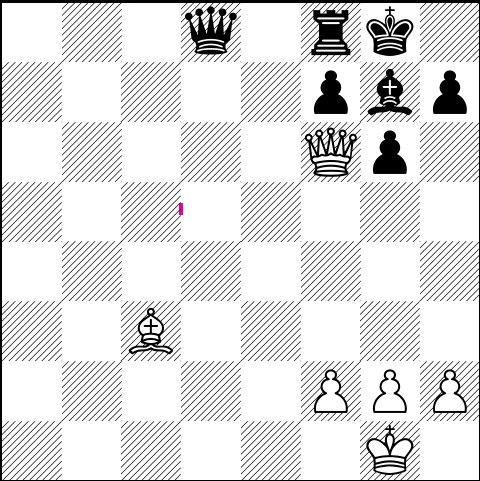
#> input picture chess_5334/testing/1.png, 480 x 481 px
$ jupyter execute Untitled.ipynb   (shell and % lines are left out)
#> lines starting #> are read from the running program, lines starting #| are printed output that depends on the picture; after the words box and inside, x2 and y2 are one past the last pixel; in counts of white or black regions, pixels touching at a corner belong together
[cell 1]
import cv2
import numpy as np
import matplotlib.pyplot as plt

[cell 2]
flat_chess = cv2.imread("1.png")
#> flat_chess is the input picture: shape (481, 480, 3); mean B, G, R 224, 224, 224

[cell 3]
plt.imshow(flat_chess)

[cell 4]
found, corners = cv2.findChessboardCorners(flat_chess, (7, 7))
#> found = False; corners = None

found
#> Out = False

[cell 5]
cv2.drawChessboardCorners(flat_chess, (7, 7), corners, found)

[cell 6]
plt.imshow(flat_chess)

[cell 7]
print(flat_chess)
#> (printed output is left out)

[cell 8]
import cv2
import numpy as np

img = cv2.imread("1.png")
gray = cv2.cvtColor(img, cv2.COLOR_BGR2GRAY)

# Find board
edges = cv2.Canny(gray, 30, 100)
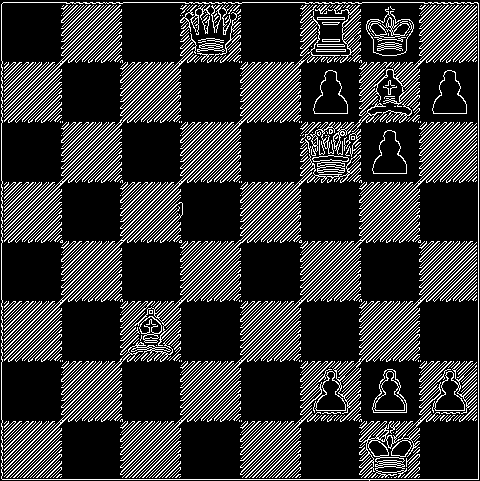
#> edges: shape (481, 480); 20.5% white in thin lines or dots
contours, _ = cv2.findContours(edges, cv2.RETR_TREE, cv2.CHAIN_APPROX_SIMPLE)
#> contours = 1039 contours, 781 with area under 20; largest, box (x1, y1, x2, y2) and area: (1, 2, 479, 481) 227323, (1, 2, 479, 480) 227243, (122, 123, 477, 478) 1074, (4, 11, 340, 361) 1057, (313, 242, 477, 414) 1040

largest_contour = max(contours, key=cv2.contourArea)
#> largest_contour = contour of 308 points, box (x1, y1, x2, y2) (1, 2, 479, 481), area 227323
x, y, w, h = cv2.boundingRect(largest_contour)
#> x = 1; y = 2; w = 478; h = 479

board = img[y:y+h, x:x+w]
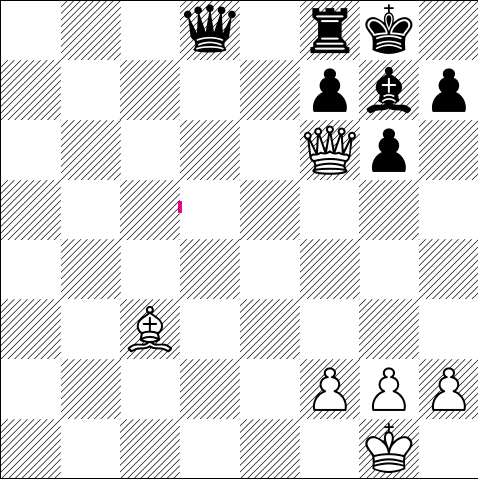
#> board: shape (479, 478, 3); mean B, G, R 225.9, 225.9, 225.9
board_gray = gray[y:y+h, x:x+w]

# Divide into 8x8
square_h = h // 8
#> square_h = 59
square_w = w // 8
#> square_w = 59

piece_board = []

for row in range(8):
    row_pieces = []
    for col in range(8):
        y1 = row * square_h
        x1 = col * square_w
        y2 = y1 + square_h
        x2 = x1 + square_w

        square = board[y1:y2, x1:x2]
        square_gray = board_gray[y1:y2, x1:x2]

        # Detect pieces by looking at the center area of square
        center_y1 = square_h // 4
        center_y2 = square_h * 3 // 4
        center_x1 = square_w // 4
        center_x2 = square_w * 3 // 4

        center = square_gray[center_y1:center_y2, center_x1:center_x2]

        mean_brightness = np.mean(center)
        std_dev = np.std(center)

        # Check if there's a piece (not uniform background)
        if std_dev > 20:
            # There's a piece - now determine color
            very_dark = center < 80  # Black piece fills
            dark_count = np.sum(very_dark)
            light_pixels = center > 200
            light_count = np.sum(light_pixels)

            total = center.shape[0] * center.shape[1]

            dark_ratio = dark_count / total
            light_ratio = light_count / total

            # Black pieces have solid dark areas
            if dark_ratio > 0.15:
                piece = "Black"
            # White pieces are outlined/hollow with white inside
            elif light_ratio > 0.3 and mean_brightness > 180:
                piece = "White"
            elif mean_brightness < 150:
                piece = "Black"
            else:
                piece = "White" if mean_brightness > 180 else "Black"
        else:
            piece = "Empty"

        row_pieces.append(piece)
    piece_board.append(row_pieces)
#> center: shape (30, 30); every value is 255
#> after the loop, piece_board = 8 items

# Print board
print("\n=== CHESS BOARD ===\n")
print("  a b c d e f g h")

for row_num in range(8):
    print(f"{8-row_num} ", end="")
    for col_num in range(8):
        piece = piece_board[row_num][col_num]
        if piece == "White":
            print("♔ ", end="")
        elif piece == "Black":
            print("♚ ", end="")
        else:
            print("· ", end="")
    print(f" {8-row_num}")

print("  a b c d e f g h")

# Print detailed
print("\n=== DETAILED ===\n")
for row_num in range(8):
    row_display = []
    for piece in piece_board[row_num]:
        if piece == "White":
            row_display.append("W")
        elif piece == "Black":
            row_display.append("B")
        else:
            row_display.append(".")
    print(f"Rank {8-row_num}: {' '.join(row_display)}")
